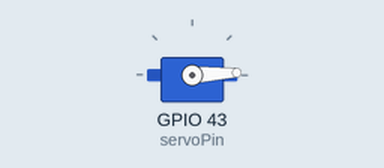
A sketch run on a simulated ESP32. Parts: servo.

Above: at 0.05 s.
At 1.3 s:
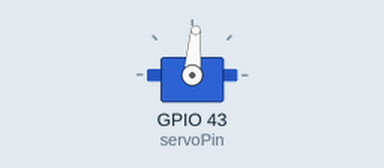
At 2.6 s:
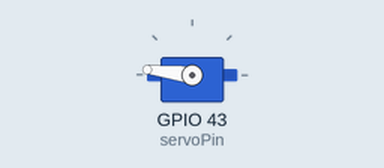
At 5.2 s:
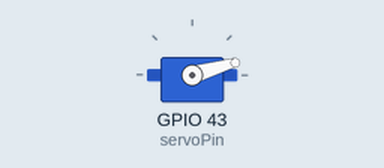
Timing chart, 0 to 7.1 s (numbered marks = the images above):
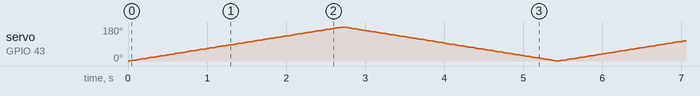

The sketch:

servoExample.ino
```cpp
#include <ESP32Servo.h>

Servo myservo;
int pos = 0;
int servoPin = D6;

void setup() {
	myservo.setPeriodHertz(50);
  myservo.attach(servoPin);
}

void loop() {
	for (pos = 0; pos <= 180; pos += 1) { // goes from 0 degrees to 180 degrees
		// in steps of 1 degree
		myservo.write(pos);    // tell servo to go to position in variable 'pos'
		delay(15);             // waits 15ms for the servo to reach the position
	}
	for (pos = 180; pos >= 0; pos -= 1) { // goes from 180 degrees to 0 degrees
		myservo.write(pos);    // tell servo to go to position in variable 'pos'
		delay(15);             // waits 15ms for the servo to reach the position
	}


}
```
